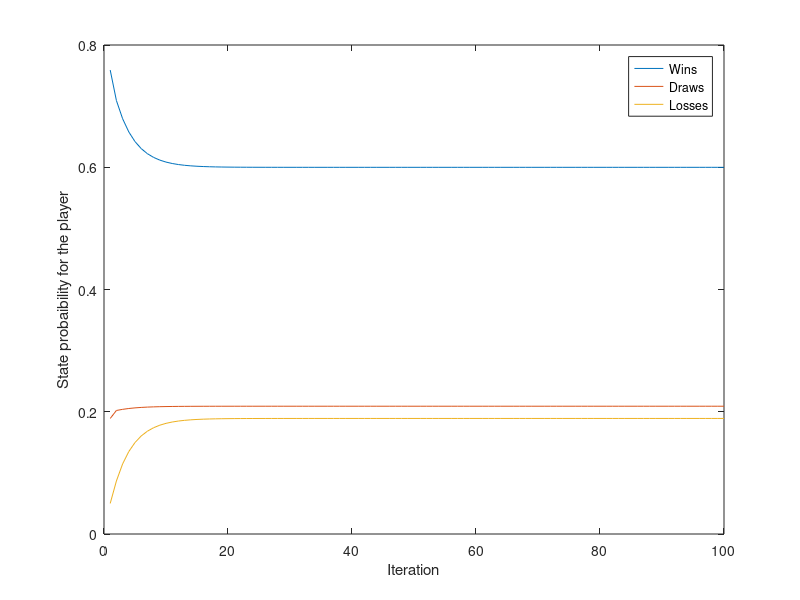

This figure's MATLAB source:
initial_input = [0.759 0.189 0.05];
transition_matrix = [0.77 0.2 0.03; 0.66 0.2 0.14; 0 0.25 0.75];
output = zeros (50,3);
t = 1:100;
output(1,:) = initial_input;
for i = 2:100   
    output(i,:) = initial_input * (transition_matrix)^(i-1);
end
Win = output(:,1);
plot(t,Win)
hold on
Draw = output(:,2);
plot(t,Draw)
hold on
Lose = output(:,3);
plot(t,Lose)
legend('show')
legend('Wins', 'Draws', 'Losses')
xlabel ('Iteration')
ylabel('State probaibility for the player')